Frame 1 (no input): blank canvas, image omitted
Frame 60 (no input): blank canvas, image omitted
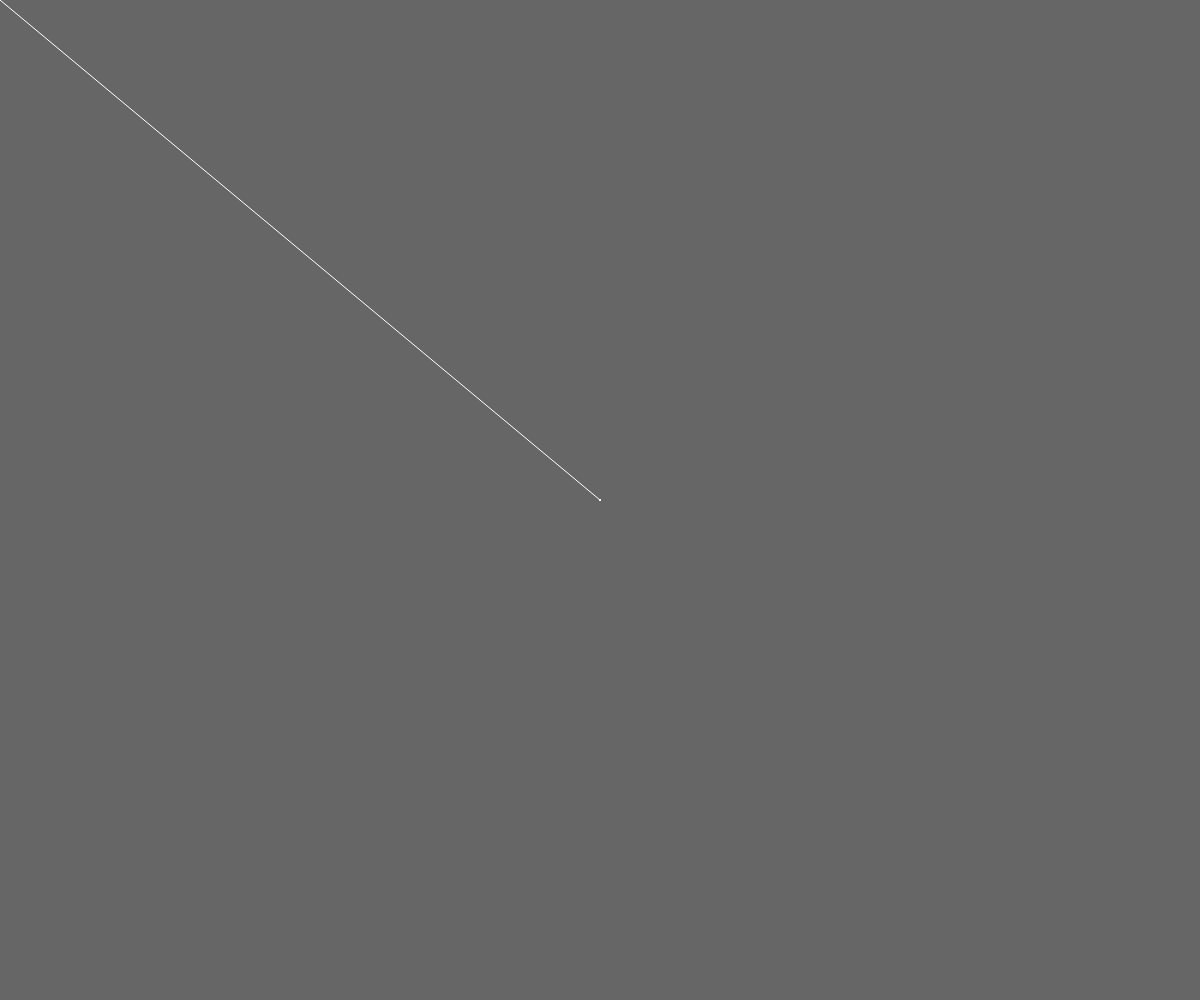
Frame 120 (the mouse pressed at the canvas centre since frame 60)

The p5.js sketch whose frames 1 and 60 were blank and that drew this single picture after the mouse press (run headless with seeded random() and noise() and a simulated clock; from frame 60 on, the mouse is pressed at the canvas centre):

// p5.js sketch
// ── sketch.js
function setup() {
  createCanvas(window.innerWidth, window.innerHeight);
  background(102);
}

function draw() {
  stroke(255);
  if (mouseIsPressed === true) {
    line(mouseX, mouseY, pmouseX, pmouseY);
  }
}
